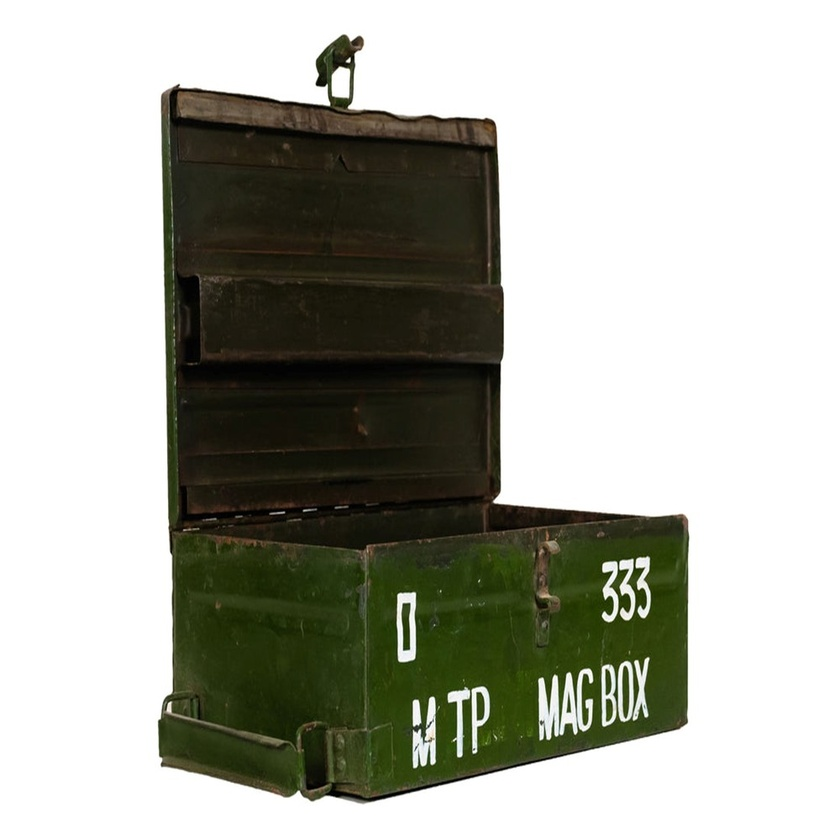
#> input picture offline_ocr/Picture1.jpg, 840 x 840 px, shrunk from 1000 x 1000 before the run
$ python run_ocr.py --image Picture1.jpg
#> lines starting #> are read from the running program, lines starting #| are printed output that depends on the picture; after the words box and inside, x2 and y2 are one past the last pixel; in counts of white or black regions, pixels touching at a corner belong together
import argparse
import cv2
import pytesseract
import json

def preprocess_image(image_path):
    """
    Load an image and apply preprocessing steps to improve OCR accuracy on degraded images.
    """
#> called with image_path = 'Picture1.jpg'
    # Read the image
    image = cv2.imread(image_path)
#> image is the input picture: shape (840, 840, 3); mean B, G, R 165.5, 175, 173.6
    if image is None:
        print(f"Error: Could not read image from {image_path}")
        return None

    # Convert to grayscale to reduce the complexity of the image
    gray = cv2.cvtColor(image, cv2.COLOR_BGR2GRAY)
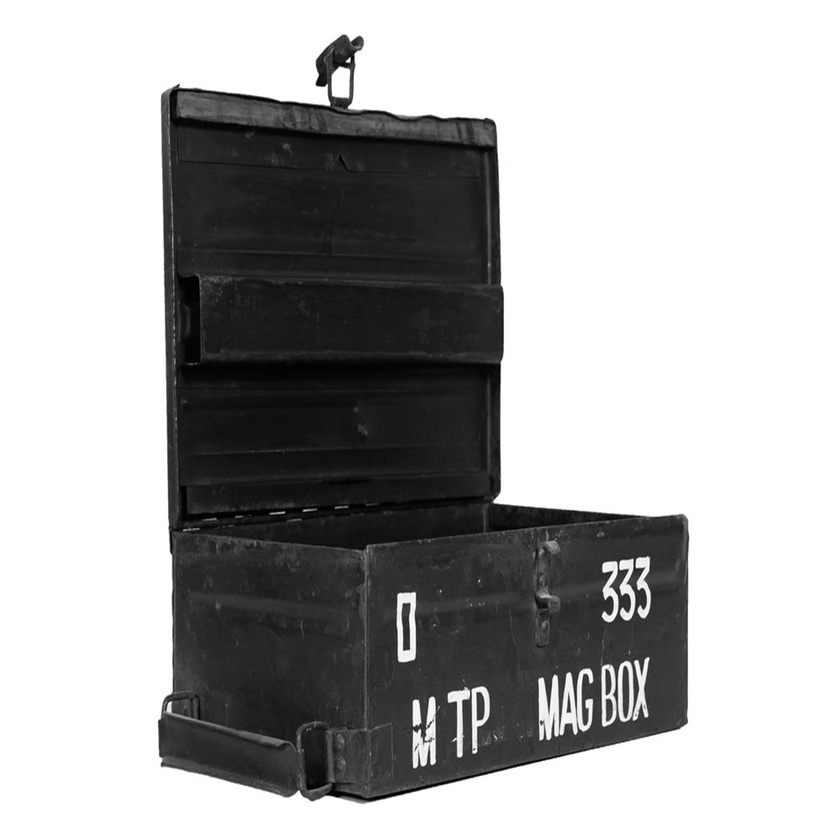
#> gray: shape (840, 840); min 0, max 255, mean 173.5

    # A bilateral filter is effective at noise removal while keeping edges sharp.
    denoised = cv2.bilateralFilter(gray, 9, 75, 75)

    # Apply Otsu's thresholding. This is a global thresholding method that is
    # effective when the image histogram has two peaks (e.g., text and background).
    _, binary = cv2.threshold(denoised, 0, 255, cv2.THRESH_BINARY + cv2.THRESH_OTSU)
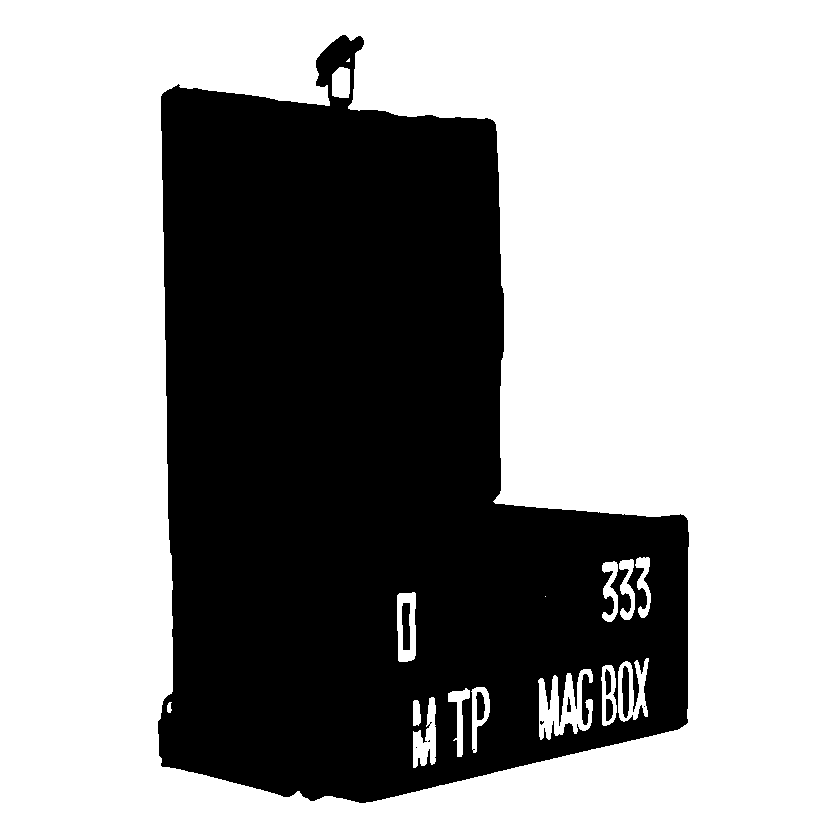
#> binary: shape (840, 840); 62.3% white; 11 black regions (4 under 20 px), largest, box (x1, y1, x2, y2) and area: (158, 35, 689, 803) 264699, (402, 603, 410, 650) 336, (622, 666, 629, 718) 302

    return binary

def format_output(ocr_data):
    """
    Format the Tesseract OCR data into a structured JSON output.
    """
    output_data = []
    for i in range(len(ocr_data['text'])):
        # Filter out empty strings and low-confidence detections
        text = ocr_data['text'][i].strip()
        if text and int(ocr_data['conf'][i]) > 40:
            conf = float(ocr_data['conf'][i])
            x, y, w, h = (
                int(ocr_data['left'][i]),
                int(ocr_data['top'][i]),
                int(ocr_data['width'][i]),
                int(ocr_data['height'][i]),
            )
            bounding_box = [[x, y], [x + w, y], [x + w, y + h], [x, y + h]]

            output_data.append({
                "text": text,
                "confidence": conf,
                "bounding_box": bounding_box
            })

    return json.dumps(output_data, indent=4)


def main():
    """
    Main function to handle command-line arguments and process the image.
    """
    parser = argparse.ArgumentParser(
        description="Extract stenciled or painted text from images of industrial or military-style boxes."
    )
    parser.add_argument(
        "--image",
        type=str,
        required=True,
        help="Path to the input image file."
    )
    args = parser.parse_args()

    preprocessed_image = preprocess_image(args.image)

    if preprocessed_image is not None:
        # Perform OCR using Tesseract
        ocr_data = pytesseract.image_to_data(preprocessed_image, output_type=pytesseract.Output.DICT)

        # Format and print the results as JSON
        json_output = format_output(ocr_data)
        print(json_output)

if __name__ == "__main__":
    main()
#> (the call stopped at in main, `ocr_data = pytesseract.image_to_data(preprocessed_image, output_type=p..`: pytesseract is not available in this run)

$ run again, on offline_ocr/Picture3.png
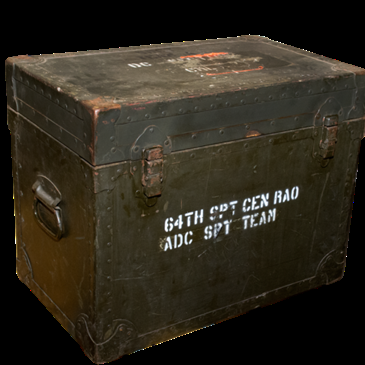
#> input picture offline_ocr/Picture3.png, 365 x 365 px
#> in preprocess_image, image is the input picture: shape (365, 365, 3); mean B, G, R 28.6, 40.1, 45.5
#> in preprocess_image, `denoised = cv2.bilateralFilter(gray, 9, 75, 75)`:
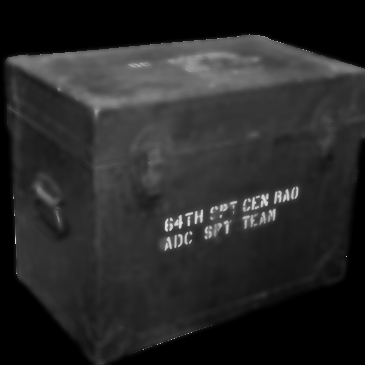
#> denoised: shape (365, 365); min 0, max 223, mean 40.2
#> in preprocess_image, `_, binary = cv2.threshold(denoised, 0, 255, cv2.THRESH_BINARY + cv2.TH..`:
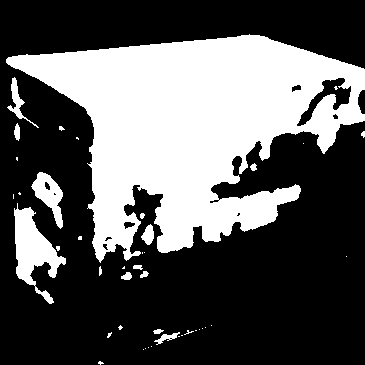
#> binary: shape (365, 365); 35.1% white; 43 white regions (28 under 20 px), largest, box (x1, y1, x2, y2) and area: (6, 34, 365, 263) 42542, (14, 203, 66, 304) 2216, (31, 172, 63, 229) 832
